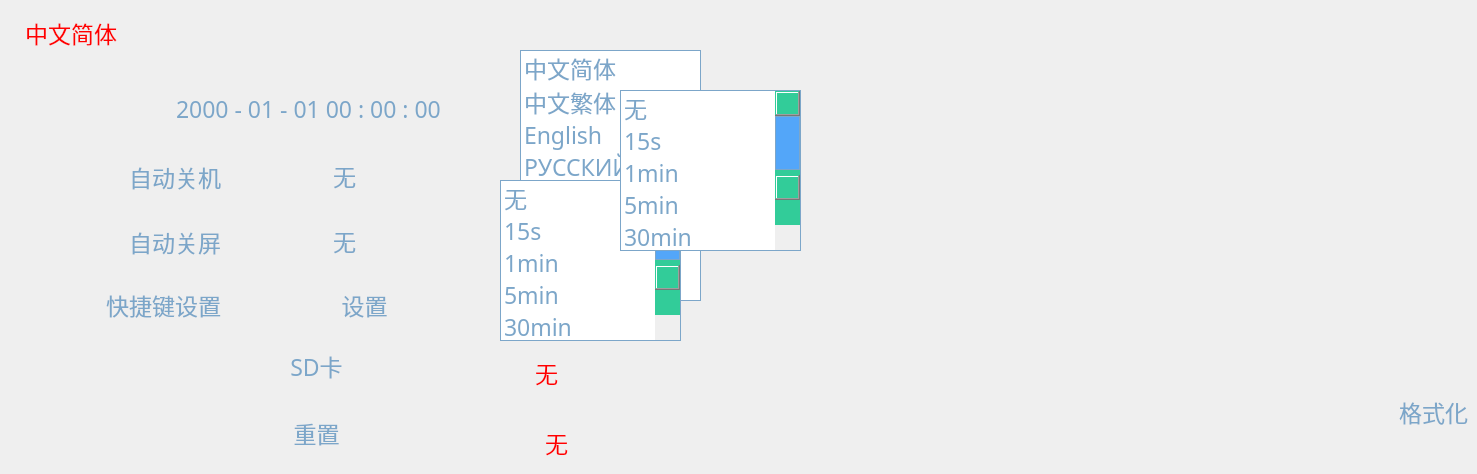
    <widget class="QWidget" name="tab_4">
     <property name="font">
      <font>
       <pointsize>20</pointsize>
      </font>
     </property>
     <attribute name="title">
      <string>系统设置</string>
     </attribute>
     <widget class="QPushButton" name="pushButton_default">
      <property name="enabled">
       <bool>true</bool>
      </property>
      <property name="geometry">
       <rect>
        <x>131</x>
        <y>410</y>
        <width>371</width>
        <height>45</height>
       </rect>
      </property>
      <property name="font">
       <font>
        <family>微软雅黑</family>
        <pointsize>17</pointsize>
        <stylestrategy>PreferAntialias</stylestrategy>
       </font>
      </property>
      <property name="focusPolicy">
       <enum>Qt::NoFocus</enum>
      </property>
      <property name="styleSheet">
       <string notr="true">QPushButton{
border-image:url(:/res/res/button_n.png);
color:#7CA6C9;
width:146px;
height:25px
}
QPushButton:pressed{
border-image:url(:/res/res/setting_selected.png);
color:#7CA6C9;
width:146px;
height:25px
}
</string>
      </property>
      <property name="text">
       <string>重置</string>
      </property>
      <property name="flat">
       <bool>true</bool>
      </property>
     </widget>
     <widget class="QComboBox" name="comboBox_language">
      <property name="enabled">
       <bool>true</bool>
      </property>
      <property name="geometry">
       <rect>
        <x>20</x>
        <y>10</y>
        <width>141</width>
        <height>45</height>
       </rect>
      </property>
      <property name="font">
       <font>
        <family>微软雅黑</family>
        <pointsize>17</pointsize>
        <stylestrategy>PreferDefault</stylestrategy>
       </font>
      </property>
      <property name="focusPolicy">
       <enum>Qt::StrongFocus</enum>
      </property>
      <property name="contextMenuPolicy">
       <enum>Qt::DefaultContextMenu</enum>
      </property>
      <property name="styleSheet">
       <string notr="true">
QComboBox {
	color:red;
    border: 0px solid #7CA6C9;
	background-color: rgba(255, 255, 255, 0);
}

QComboBox QAbstractItemView {

background-color:transparent;

    border: 1px solid #7CA6C9;
	color:#7CA6C9;
}
QComboBox:editable {
	background:transparent;
	color:#7CA6C9;
}


QComboBox:!editable, QComboBox::drop-down:editable {

	color:#7CA6C9;
	background-image:url(:/res/res/combox_bg2.png);
}

/* QComboBox gets the &quot;on&quot; state when the popup is open */
QComboBox:!editable:on, QComboBox::drop-down:editable:on {
	color:#7CA6C9;
	background:transparent;

}

QComboBox:on { /* shift the text when the popup opens */
    padding-top: 0px;
    padding-left: 0px;
	width:40px;
	height:40px;
	color:#7CA6C9;
}

QComboBox::drop-down {
    subcontrol-origin: padding;
    subcontrol-position: right;
width:40px;
height:40px;

    border-left-width: 0px;
    border-left-color: darkgray;
    border-left-style: solid; /* just a single line */
    border-top-right-radius: 0px; /* same radius as the QComboBox */
    border-bottom-right-radius: 0px;
}

QComboBox::down-arrow {
    image: url(:/res/res/down_arrow_n.png);
}

QComboBox::down-arrow:on { /* shift the arrow when popup is open */
    top: 0px;
    left: 0px;
}

</string>
      </property>
      <property name="editable">
       <bool>false</bool>
      </property>
      <property name="insertPolicy">
       <enum>QComboBox::InsertAtBottom</enum>
      </property>
      <property name="iconSize">
       <size>
        <width>24</width>
        <height>24</height>
       </size>
      </property>
      <property name="frame">
       <bool>true</bool>
      </property>
      <item>
       <property name="text">
        <string>中文简体</string>
       </property>
      </item>
      <item>
       <property name="text">
        <string>中文繁體</string>
       </property>
      </item>
      <item>
       <property name="text">
        <string>English</string>
       </property>
      </item>
      <item>
       <property name="text">
        <string>РУССКИЙ </string>
       </property>
      </item>
      <item>
       <property name="text">
        <string>Magyar</string>
       </property>
      </item>
      <item>
       <property name="text">
        <string>Español</string>
       </property>
      </item>
     </widget>
     <widget class="QDateTimeEdit" name="dateTimeEdit">
      <property name="geometry">
       <rect>
        <x>131</x>
        <y>86</y>
        <width>371</width>
        <height>45</height>
       </rect>
      </property>
      <property name="sizePolicy">
       <sizepolicy hsizetype="Preferred" vsizetype="Preferred">
        <horstretch>0</horstretch>
        <verstretch>0</verstretch>
       </sizepolicy>
      </property>
      <property name="font">
       <font>
        <family>微软雅黑</family>
        <pointsize>17</pointsize>
        <stylestrategy>PreferDefault</stylestrategy>
       </font>
      </property>
      <property name="focusPolicy">
       <enum>Qt::WheelFocus</enum>
      </property>
      <property name="autoFillBackground">
       <bool>false</bool>
      </property>
      <property name="styleSheet">
       <string notr="true">QDateTimeEdit
{
background-color:transparent;

background-image:url(:/res/res/spinbox_text_bg.png);
color:#7CA6C9;
border:0px;
}
QDateTimeEdit::up-button {
	subcontrol-origin:border;
    subcontrol-position:right;
    image: url(:/res/res/right_arrow_n.png);
    width: 40;
    height: 40;       
}
QDateTimeEdit::down-button {
subcontrol-origin:border;
    subcontrol-position:left;
    border-image: url(:/res/res/left_arrow_n.png);
    width: 40;
    height: 40;
}
/*按钮按下样式*/
QDateTimeEdit::up-button:pressed{
	subcontrol-origin:border;
    subcontrol-position:right;
    image: url(:/res/res/right_arrow_s.png);
    width: 40;
    height: 40;       
}
  
QDateTimeEdit::down-button:pressed{
    subcontrol-position:left;
    image: url(:/res/res/left_arrow_s.png);
    width: 40;
    height: 40;
}

QDateTimeEdit::down-arrow:disabled,QDateTimeEdit::down-arrow:off 
{ 
   border-image: url(:/res/res/left_arrow_d.png);
    width: 40;
    height: 40;
}

QDateTimeEdit::up-arrow:disabled,QDateTimeEdit::up-arrow:off 
{ 
   border-image: url(:/res/res/right_arrow_d.png);
    width: 40;
    height: 40;
}
</string>
      </property>
      <property name="wrapping">
       <bool>false</bool>
      </property>
      <property name="alignment">
       <set>Qt::AlignCenter</set>
      </property>
      <property name="accelerated">
       <bool>true</bool>
      </property>
      <property name="displayFormat">
       <string>yyyy - MM - dd hh : mm : ss</string>
      </property>
      <property name="currentSectionIndex">
       <number>0</number>
      </property>
      <property name="timeSpec">
       <enum>Qt::LocalTime</enum>
      </property>
     </widget>
     <widget class="QComboBox" name="auto_lcdoff">
      <property name="geometry">
       <rect>
        <x>530</x>
        <y>350</y>
        <width>271</width>
        <height>45</height>
       </rect>
      </property>
      <property name="minimumSize">
       <size>
        <width>0</width>
        <height>0</height>
       </size>
      </property>
      <property name="maximumSize">
       <size>
        <width>16777215</width>
        <height>16777215</height>
       </size>
      </property>
      <property name="font">
       <font>
        <family>微软雅黑</family>
        <pointsize>17</pointsize>
       </font>
      </property>
      <property name="focusPolicy">
       <enum>Qt::StrongFocus</enum>
      </property>
      <property name="layoutDirection">
       <enum>Qt::LeftToRight</enum>
      </property>
      <property name="styleSheet">
       <string notr="true">
QComboBox {
	color:red;
    border: 0px solid #7CA6C9;
	background-color: rgba(255, 255, 255, 0);
}

QComboBox QAbstractItemView {

background-color:transparent;

    border: 1px solid #7CA6C9;
	color:#7CA6C9;
}
QComboBox:editable {
	background:transparent;
	color:#7CA6C9;
}


QComboBox:!editable, QComboBox::drop-down:editable {

	color:#7CA6C9;
	background-image:url(:/res/res/combox_bg2.png);
}

/* QComboBox gets the &quot;on&quot; state when the popup is open */
QComboBox:!editable:on, QComboBox::drop-down:editable:on {
	color:#7CA6C9;
	background:transparent;

}

QComboBox:on { /* shift the text when the popup opens */
    padding-top: 0px;
    padding-left: 0px;
	width:40px;
	height:40px;
	color:#7CA6C9;
}

QComboBox::drop-down {
    subcontrol-origin: padding;
    subcontrol-position: right;
width:40px;
height:40px;

    border-left-width: 0px;
    border-left-color: darkgray;
    border-left-style: solid; /* just a single line */
    border-top-right-radius: 0px; /* same radius as the QComboBox */
    border-bottom-right-radius: 0px;
}

QComboBox::down-arrow {
    image: url(:/res/res/down_arrow_n.png);
}

QComboBox::down-arrow:on { /* shift the arrow when popup is open */
    top: 0px;
    left: 0px;
}

</string>
      </property>
      <property name="maxVisibleItems">
       <number>4</number>
      </property>
      <property name="iconSize">
       <size>
        <width>24</width>
        <height>24</height>
       </size>
      </property>
      <property name="frame">
       <bool>true</bool>
      </property>
      <item>
       <property name="text">
        <string>无</string>
       </property>
       <property name="icon">
        <iconset resource="hp_res.qrc">
         <normaloff>:/res/res/combobox_icon.png</normaloff>:/res/res/combobox_icon.png</iconset>
       </property>
      </item>
      <item>
       <property name="text">
        <string>5分钟</string>
       </property>
       <property name="icon">
        <iconset resource="hp_res.qrc">
         <normaloff>:/res/res/combobox_icon.png</normaloff>:/res/res/combobox_icon.png</iconset>
       </property>
      </item>
      <item>
       <property name="text">
        <string>10分钟</string>
       </property>
       <property name="icon">
        <iconset resource="hp_res.qrc">
         <normaloff>:/res/res/combobox_icon.png</normaloff>:/res/res/combobox_icon.png</iconset>
       </property>
      </item>
      <item>
       <property name="text">
        <string>30分钟</string>
       </property>
       <property name="icon">
        <iconset resource="hp_res.qrc">
         <normaloff>:/res/res/combobox_icon.png</normaloff>:/res/res/combobox_icon.png</iconset>
       </property>
      </item>
     </widget>
     <widget class="QLabel" name="label_23">
      <property name="geometry">
       <rect>
        <x>83</x>
        <y>219</y>
        <width>138</width>
        <height>45</height>
       </rect>
      </property>
      <property name="minimumSize">
       <size>
        <width>0</width>
        <height>0</height>
       </size>
      </property>
      <property name="maximumSize">
       <size>
        <width>16777215</width>
        <height>16777215</height>
       </size>
      </property>
      <property name="font">
       <font>
        <family>微软雅黑</family>
        <pointsize>17</pointsize>
       </font>
      </property>
      <property name="styleSheet">
       <string notr="true">background:transparent;
color:#7CA6C9</string>
      </property>
      <property name="text">
       <string>自动关屏</string>
      </property>
      <property name="alignment">
       <set>Qt::AlignRight|Qt::AlignTrailing|Qt::AlignVCenter</set>
      </property>
     </widget>
     <widget class="QLabel" name="label_22">
      <property name="geometry">
       <rect>
        <x>83</x>
        <y>154</y>
        <width>138</width>
        <height>45</height>
       </rect>
      </property>
      <property name="maximumSize">
       <size>
        <width>200</width>
        <height>200</height>
       </size>
      </property>
      <property name="font">
       <font>
        <family>微软雅黑</family>
        <pointsize>17</pointsize>
       </font>
      </property>
      <property name="styleSheet">
       <string notr="true">background:transparent;
color:#7CA6C9</string>
      </property>
      <property name="text">
       <string>自动关机</string>
      </property>
      <property name="alignment">
       <set>Qt::AlignRight|Qt::AlignTrailing|Qt::AlignVCenter</set>
      </property>
     </widget>
     <widget class="QComboBox" name="auto_poweroff">
      <property name="geometry">
       <rect>
        <x>540</x>
        <y>420</y>
        <width>241</width>
        <height>45</height>
       </rect>
      </property>
      <property name="minimumSize">
       <size>
        <width>0</width>
        <height>0</height>
       </size>
      </property>
      <property name="font">
       <font>
        <family>微软雅黑</family>
        <pointsize>17</pointsize>
       </font>
      </property>
      <property name="focusPolicy">
       <enum>Qt::StrongFocus</enum>
      </property>
      <property name="styleSheet">
       <string notr="true">
QComboBox {
	color:red;
    border: 0px solid #7CA6C9;
	background-color: rgba(255, 255, 255, 0);
}

QComboBox QAbstractItemView {

background-color:transparent;

    border: 1px solid #7CA6C9;
	color:#7CA6C9;
}
QComboBox:editable {
	background:transparent;
	color:#7CA6C9;
}


QComboBox:!editable, QComboBox::drop-down:editable {

	color:#7CA6C9;
	background-image:url(:/res/res/combox_bg2.png);
}

/* QComboBox gets the &quot;on&quot; state when the popup is open */
QComboBox:!editable:on, QComboBox::drop-down:editable:on {
	color:#7CA6C9;
	background:transparent;

}

QComboBox:on { /* shift the text when the popup opens */
    padding-top: 0px;
    padding-left: 0px;
	width:40px;
	height:40px;
	color:#7CA6C9;
}

QComboBox::drop-down {
    subcontrol-origin: padding;
    subcontrol-position: right;
width:40px;
height:40px;

    border-left-width: 0px;
    border-left-color: darkgray;
    border-left-style: solid; /* just a single line */
    border-top-right-radius: 0px; /* same radius as the QComboBox */
    border-bottom-right-radius: 0px;
}

QComboBox::down-arrow {
    image: url(:/res/res/down_arrow_n.png);
}

QComboBox::down-arrow:on { /* shift the arrow when popup is open */
    top: 0px;
    left: 0px;
}

</string>
      </property>
      <property name="maxVisibleItems">
       <number>4</number>
      </property>
      <property name="iconSize">
       <size>
        <width>24</width>
        <height>24</height>
       </size>
      </property>
      <property name="frame">
       <bool>true</bool>
      </property>
      <item>
       <property name="text">
        <string>无</string>
       </property>
       <property name="icon">
        <iconset resource="hp_res.qrc">
         <normaloff>:/res/res/combobox_icon.png</normaloff>:/res/res/combobox_icon.png</iconset>
       </property>
      </item>
      <item>
       <property name="text">
        <string>5分钟</string>
       </property>
       <property name="icon">
        <iconset resource="hp_res.qrc">
         <normaloff>:/res/res/combobox_icon.png</normaloff>:/res/res/combobox_icon.png</iconset>
       </property>
      </item>
      <item>
       <property name="text">
        <string>10分钟</string>
       </property>
       <property name="icon">
        <iconset resource="hp_res.qrc">
         <normaloff>:/res/res/combobox_icon.png</normaloff>:/res/res/combobox_icon.png</iconset>
       </property>
      </item>
      <item>
       <property name="text">
        <string>30分钟</string>
       </property>
       <property name="icon">
        <iconset resource="hp_res.qrc">
         <normaloff>:/res/res/combobox_icon.png</normaloff>:/res/res/combobox_icon.png</iconset>
       </property>
      </item>
     </widget>
     <widget class="QFrame" name="frame_language">
      <property name="geometry">
       <rect>
        <x>133</x>
        <y>21</y>
        <width>371</width>
        <height>44</height>
       </rect>
      </property>
      <property name="styleSheet">
       <string notr="true">background-image:url(:/res/res/combox_bg2.png);
/*background:transparent;*/
border: 0px solid #7CA6C9;
color:#7CA6C9;</string>
      </property>
      <property name="frameShape">
       <enum>QFrame::StyledPanel</enum>
      </property>
      <property name="frameShadow">
       <enum>QFrame::Raised</enum>
      </property>
      <widget class="QLabel" name="label_language">
       <property name="geometry">
        <rect>
         <x>0</x>
         <y>0</y>
         <width>311</width>
         <height>44</height>
        </rect>
       </property>
       <property name="font">
        <font>
         <family>微软雅黑</family>
         <pointsize>17</pointsize>
        </font>
       </property>
       <property name="styleSheet">
        <string notr="true">background:transparent;
border: 0px solid #7CA6C9;
color:#7CA6C9;</string>
       </property>
       <property name="text">
        <string/>
       </property>
       <property name="alignment">
        <set>Qt::AlignCenter</set>
       </property>
      </widget>
      <widget class="QLabel" name="label_language2">
       <property name="geometry">
        <rect>
         <x>329</x>
         <y>2</y>
         <width>40</width>
         <height>40</height>
        </rect>
       </property>
       <property name="styleSheet">
        <string notr="true">background:transparent;
border: 0px solid #7CA6C9;
color:#7CA6C9;
border-image:url(:/res/res/down_arrow_n.png);</string>
       </property>
       <property name="text">
        <string/>
       </property>
      </widget>
     </widget>
     <widget class="QListWidget" name="listWidget_language">
      <property name="geometry">
       <rect>
        <x>520</x>
        <y>50</y>
        <width>181</width>
        <height>251</height>
       </rect>
      </property>
      <property name="font">
       <font>
        <family>微软雅黑</family>
        <pointsize>17</pointsize>
       </font>
      </property>
      <property name="styleSheet">
       <string notr="true">QListWidget
{
	border: 1px solid #7CA6C9;
	color:#7CA6C9;
	
	border-right-color: 0px;
}

QScrollBar:vertical {
	border:0px solid #7CA6C9;
	background-color:#32CC99;
	width:40px;
	margin:40 0 40 0px;
}

/* 滑块设置 */
QScrollBar::handle:vertical {
/*	background-color:#7CA6C9;*/	
	background-color: rgb(83, 166, 249);
	border:1px solid #7CA6C9;
	height:30px;
	max-height:20px;
}

/* 底部控制块 */
QScrollBar::add-line:vertical {
	border:0px solid #7CA6C9;
	background-color:transparent;
	width:40px;
	height:40px;
	subcontrol-position:bottom;
	subcontrol-origin:margin;
	border-image: url(:/res/res/m_down_arrow_s.png);
	
}

/* 顶部控制块 */
QScrollBar::sub-line:vertical {
	border:0px solid #7CA6C9;
	background-color:transparent;
	width:40px;
	height:40px;
	subcontrol-position:top;
	subcontrol-origin:margin;
	border-image: url(:/res/res/m_up_arrow_s.png);
	
}

/* 控制块上的小箭头 */
QScrollBar::up-arrow:vertical,QScrollBar::down-arrow:vertical {
	border:0px;
	width:40px;
	height:40px;
}

/* 滑块上边区域 */
QScrollBar::add-page:vertical {
	background-color:transparent;
}

/* 滑块下边区域 */
QScrollBar::sub-page:vertical {
	background-color:transparent;
}


</string>
      </property>
      <property name="batchSize">
       <number>100</number>
      </property>
      <item>
       <property name="text">
        <string>中文简体</string>
       </property>
      </item>
      <item>
       <property name="text">
        <string>中文繁体</string>
       </property>
      </item>
      <item>
       <property name="text">
        <string>English</string>
       </property>
      </item>
      <item>
       <property name="text">
        <string>РУССКИЙ </string>
       </property>
      </item>
      <item>
       <property name="text">
        <string>Magyar</string>
       </property>
      </item>
      <item>
       <property name="text">
        <string>Español</string>
       </property>
      </item>
     </widget>
     <widget class="QFrame" name="frame_poweroff">
      <property name="geometry">
       <rect>
        <x>234</x>
        <y>154</y>
        <width>271</width>
        <height>44</height>
       </rect>
      </property>
      <property name="styleSheet">
       <string notr="true">background-image:url(:/res/res/combox_bg2.png);
/*background:transparent;*/
border: 0px solid #7CA6C9;
color:#7CA6C9;</string>
      </property>
      <property name="frameShape">
       <enum>QFrame::StyledPanel</enum>
      </property>
      <property name="frameShadow">
       <enum>QFrame::Raised</enum>
      </property>
      <widget class="QLabel" name="label_poweroff">
       <property name="geometry">
        <rect>
         <x>0</x>
         <y>0</y>
         <width>221</width>
         <height>44</height>
        </rect>
       </property>
       <property name="font">
        <font>
         <family>微软雅黑</family>
         <pointsize>17</pointsize>
        </font>
       </property>
       <property name="styleSheet">
        <string notr="true">background:transparent;
border: 0px solid #7CA6C9;
color:#7CA6C9;</string>
       </property>
       <property name="text">
        <string>无</string>
       </property>
       <property name="alignment">
        <set>Qt::AlignCenter</set>
       </property>
      </widget>
      <widget class="QLabel" name="label_poweroff_2">
       <property name="geometry">
        <rect>
         <x>229</x>
         <y>2</y>
         <width>40</width>
         <height>40</height>
        </rect>
       </property>
       <property name="styleSheet">
        <string notr="true">background:transparent;
border: 0px solid #7CA6C9;
color:#7CA6C9;
border-image:url(:/res/res/down_arrow_n.png);</string>
       </property>
       <property name="text">
        <string/>
       </property>
      </widget>
     </widget>
     <widget class="QFrame" name="frame_lcdoff">
      <property name="geometry">
       <rect>
        <x>234</x>
        <y>219</y>
        <width>271</width>
        <height>44</height>
       </rect>
      </property>
      <property name="styleSheet">
       <string notr="true">background-image:url(:/res/res/combox_bg2.png);
/*background:transparent;*/
border: 0px solid #7CA6C9;
color:#7CA6C9;</string>
      </property>
      <property name="frameShape">
       <enum>QFrame::StyledPanel</enum>
      </property>
      <property name="frameShadow">
       <enum>QFrame::Raised</enum>
      </property>
      <widget class="QLabel" name="label_lcdoff">
       <property name="geometry">
        <rect>
         <x>0</x>
         <y>0</y>
         <width>221</width>
         <height>44</height>
        </rect>
       </property>
       <property name="font">
        <font>
         <family>微软雅黑</family>
         <pointsize>17</pointsize>
        </font>
       </property>
       <property name="styleSheet">
        <string notr="true">background:transparent;
border: 0px solid #7CA6C9;
color:#7CA6C9;</string>
       </property>
       <property name="text">
        <string>无</string>
       </property>
       <property name="alignment">
        <set>Qt::AlignCenter</set>
       </property>
      </widget>
      <widget class="QLabel" name="label_lcdoff_2">
       <property name="geometry">
        <rect>
         <x>229</x>
         <y>2</y>
         <width>40</width>
         <height>40</height>
        </rect>
       </property>
       <property name="styleSheet">
        <string notr="true">background:transparent;
border: 0px solid #7CA6C9;
color:#7CA6C9;
border-image:url(:/res/res/down_arrow_n.png);</string>
       </property>
       <property name="text">
        <string/>
       </property>
      </widget>
     </widget>
     <widget class="QListWidget" name="listWidget_poweroff">
      <property name="geometry">
       <rect>
        <x>500</x>
        <y>180</y>
        <width>181</width>
        <height>161</height>
       </rect>
      </property>
      <property name="font">
       <font>
        <family>微软雅黑</family>
        <pointsize>17</pointsize>
       </font>
      </property>
      <property name="styleSheet">
       <string notr="true">QListWidget
{
	border: 1px solid #7CA6C9;
	color:#7CA6C9;
	
	background-image: url(:/res/res/setting_background.png);
}

QScrollBar:vertical {
	border:0px solid #7CA6C9;
	background-color:#32CC99;
	width:25px;
	margin:25 0 25 0px;
}

/* 滑块设置 */
QScrollBar::handle:vertical {
/*	background-color:#7CA6C9;*/	
	background-color: rgb(83, 166, 249);
	border:1px solid #7CA6C9;
	height:30px;
	max-height:20px;
}

/* 底部控制块 */
QScrollBar::add-line:vertical {
	border:0px solid #7CA6C9;
	background-color:transparent;
	width:25px;
	height:25px;
	subcontrol-position:bottom;
	subcontrol-origin:margin;
	border-image: url(:/res/res/m_down_arrow_s.png);
	
}

/* 顶部控制块 */
QScrollBar::sub-line:vertical {
	border:0px solid #7CA6C9;
	background-color:transparent;
	width:25px;
	height:25px;
	subcontrol-position:top;
	subcontrol-origin:margin;
	border-image: url(:/res/res/m_up_arrow_s.png);
	
}

/* 控制块上的小箭头 */
QScrollBar::up-arrow:vertical,QScrollBar::down-arrow:vertical {
	border:0px;
	width:25px;
	height:25px;
}

/* 滑块上边区域 */
QScrollBar::add-page:vertical {
	background-color:transparent;
}

/* 滑块下边区域 */
QScrollBar::sub-page:vertical {
	background-color:transparent;
}
</string>
      </property>
      <item>
       <property name="text">
        <string>无</string>
       </property>
      </item>
      <item>
       <property name="text">
        <string>15s</string>
       </property>
      </item>
      <item>
       <property name="text">
        <string>1min</string>
       </property>
      </item>
      <item>
       <property name="text">
        <string>5min</string>
       </property>
      </item>
      <item>
       <property name="text">
        <string>30min</string>
       </property>
      </item>
      <item>
       <property name="text">
        <string>1h</string>
       </property>
      </item>
      <item>
       <property name="text">
        <string>3h</string>
       </property>
      </item>
      <item>
       <property name="text">
        <string>6h</string>
       </property>
      </item>
     </widget>
     <widget class="QListWidget" name="listWidget_lcdoff">
      <property name="geometry">
       <rect>
        <x>620</x>
        <y>90</y>
        <width>181</width>
        <height>161</height>
       </rect>
      </property>
      <property name="font">
       <font>
        <family>微软雅黑</family>
        <pointsize>17</pointsize>
       </font>
      </property>
      <property name="styleSheet">
       <string notr="true">QListWidget
{
	border: 1px solid #7CA6C9;
	color:#7CA6C9;
	
	background-image: url(:/res/res/setting_background.png);
}

QScrollBar:vertical {
	border:0px solid #7CA6C9;
	background-color:#32CC99;
	width:25px;
	margin:25 0 25 0px;
}

/* 滑块设置 */
QScrollBar::handle:vertical {
/*	background-color:#7CA6C9;*/	
	background-color: rgb(83, 166, 249);
	border:1px solid #7CA6C9;
	height:30px;
	max-height:20px;
}

/* 底部控制块 */
QScrollBar::add-line:vertical {
	border:0px solid #7CA6C9;
	background-color:transparent;
	width:25px;
	height:25px;
	subcontrol-position:bottom;
	subcontrol-origin:margin;
	border-image: url(:/res/res/m_down_arrow_s.png);
	
}

/* 顶部控制块 */
QScrollBar::sub-line:vertical {
	border:0px solid #7CA6C9;
	background-color:transparent;
	width:25px;
	height:25px;
	subcontrol-position:top;
	subcontrol-origin:margin;
	border-image: url(:/res/res/m_up_arrow_s.png);
	
}

/* 控制块上的小箭头 */
QScrollBar::up-arrow:vertical,QScrollBar::down-arrow:vertical {
	border:0px;
	width:25px;
	height:25px;
}

/* 滑块上边区域 */
QScrollBar::add-page:vertical {
	background-color:transparent;
}

/* 滑块下边区域 */
QScrollBar::sub-page:vertical {
	background-color:transparent;
}
</string>
      </property>
      <item>
       <property name="text">
        <string>无</string>
       </property>
      </item>
      <item>
       <property name="text">
        <string>15s</string>
       </property>
      </item>
      <item>
       <property name="text">
        <string>1min</string>
       </property>
      </item>
      <item>
       <property name="text">
        <string>5min</string>
       </property>
      </item>
      <item>
       <property name="text">
        <string>30min</string>
       </property>
      </item>
      <item>
       <property name="text">
        <string>1h</string>
       </property>
      </item>
      <item>
       <property name="text">
        <string>3h</string>
       </property>
      </item>
      <item>
       <property name="text">
        <string>6h</string>
       </property>
      </item>
     </widget>
     <widget class="QLabel" name="label_25">
      <property name="geometry">
       <rect>
        <x>1300</x>
        <y>380</y>
        <width>168</width>
        <height>65</height>
       </rect>
      </property>
      <property name="minimumSize">
       <size>
        <width>0</width>
        <height>0</height>
       </size>
      </property>
      <property name="maximumSize">
       <size>
        <width>16777215</width>
        <height>16777215</height>
       </size>
      </property>
      <property name="font">
       <font>
        <family>微软雅黑</family>
        <pointsize>17</pointsize>
        <stylestrategy>PreferAntialias</stylestrategy>
       </font>
      </property>
      <property name="styleSheet">
       <string notr="true">background:transparent;
color:#7CA6C9;</string>
      </property>
      <property name="text">
       <string>&lt;html&gt;&lt;head/&gt;&lt;body&gt;&lt;p&gt;格式化&lt;/p&gt;&lt;/body&gt;&lt;/html&gt;</string>
      </property>
      <property name="alignment">
       <set>Qt::AlignRight|Qt::AlignTrailing|Qt::AlignVCenter</set>
      </property>
     </widget>
     <widget class="QPushButton" name="pushButton_3">
      <property name="geometry">
       <rect>
        <x>131</x>
        <y>343</y>
        <width>371</width>
        <height>45</height>
       </rect>
      </property>
      <property name="minimumSize">
       <size>
        <width>0</width>
        <height>0</height>
       </size>
      </property>
      <property name="maximumSize">
       <size>
        <width>16777215</width>
        <height>16777215</height>
       </size>
      </property>
      <property name="font">
       <font>
        <family>微软雅黑</family>
        <pointsize>17</pointsize>
        <stylestrategy>PreferAntialias</stylestrategy>
       </font>
      </property>
      <property name="focusPolicy">
       <enum>Qt::NoFocus</enum>
      </property>
      <property name="styleSheet">
       <string notr="true">QPushButton{
border-image:url(:/res/res/button_n.png);
color:#7CA6C9;
width:146px;
height:25px
}
QPushButton:pressed{
border-image:url(:/res/res/setting_selected.png);
color:#7CA6C9;
width:146px;
height:25px
}
</string>
      </property>
      <property name="text">
       <string>SD卡</string>
      </property>
      <property name="autoDefault">
       <bool>false</bool>
      </property>
      <property name="flat">
       <bool>true</bool>
      </property>
     </widget>
     <widget class="QLabel" name="label_49">
      <property name="geometry">
       <rect>
        <x>83</x>
        <y>282</y>
        <width>138</width>
        <height>45</height>
       </rect>
      </property>
      <property name="minimumSize">
       <size>
        <width>0</width>
        <height>0</height>
       </size>
      </property>
      <property name="maximumSize">
       <size>
        <width>16777215</width>
        <height>16777215</height>
       </size>
      </property>
      <property name="font">
       <font>
        <family>微软雅黑</family>
        <pointsize>17</pointsize>
       </font>
      </property>
      <property name="styleSheet">
       <string notr="true">background:transparent;
color:#7CA6C9</string>
      </property>
      <property name="text">
       <string>快捷键设置</string>
      </property>
      <property name="alignment">
       <set>Qt::AlignRight|Qt::AlignTrailing|Qt::AlignVCenter</set>
      </property>
     </widget>
     <widget class="QPushButton" name="pushButton_hotkey">
      <property name="enabled">
       <bool>true</bool>
      </property>
      <property name="geometry">
       <rect>
        <x>234</x>
        <y>282</y>
        <width>261</width>
        <height>45</height>
       </rect>
      </property>
      <property name="font">
       <font>
        <family>微软雅黑</family>
        <pointsize>17</pointsize>
        <stylestrategy>PreferAntialias</stylestrategy>
       </font>
      </property>
      <property name="focusPolicy">
       <enum>Qt::NoFocus</enum>
      </property>
      <property name="styleSheet">
       <string notr="true">QPushButton{
border-image:url(:/res/res/button_n.png);
color:#7CA6C9;
width:146px;
height:25px
}
QPushButton:pressed{
border-image:url(:/res/res/setting_selected.png);
color:#7CA6C9;
width:146px;
height:25px
}
</string>
      </property>
      <property name="text">
       <string>设置</string>
      </property>
      <property name="flat">
       <bool>true</bool>
      </property>
     </widget>
     <zorder>pushButton_default</zorder>
     <zorder>dateTimeEdit</zorder>
     <zorder>label_23</zorder>
     <zorder>label_22</zorder>
     <zorder>auto_poweroff</zorder>
     <zorder>auto_lcdoff</zorder>
     <zorder>comboBox_language</zorder>
     <zorder>frame_language</zorder>
     <zorder>frame_poweroff</zorder>
     <zorder>frame_lcdoff</zorder>
     <zorder>listWidget_language</zorder>
     <zorder>listWidget_poweroff</zorder>
     <zorder>listWidget_lcdoff</zorder>
     <zorder>label_25</zorder>
     <zorder>pushButton_3</zorder>
     <zorder>label_49</zorder>
     <zorder>pushButton_hotkey</zorder>
    </widget>
